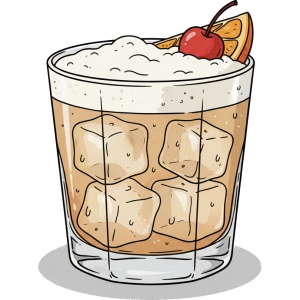
#> input picture assets/images/AmarettoSour.jpg, 300 x 300 px
$ python process_image.py assets/images out
#> lines starting #> are read from the running program, lines starting #| are printed output that depends on the picture; after the words box and inside, x2 and y2 are one past the last pixel; in counts of white or black regions, pixels touching at a corner belong together
#> in process_image, img is the input picture: shape (300, 300, 3); mean B, G, R 200.3, 212.5, 223
#| Processing image: assets/images/AmarettoSour.jpg (Original size: 300x300)
import cv2
import numpy as np
import sys
import os
import argparse
import base64
import csv

def make_white_transparent(img):
    """
    Identifies white areas in an image and replaces them with full transparency (Alpha=0).
    It returns the BGRA image and the mask used for identifying the white background.
    """

    # 1. Convert to BGRA (Blue, Green, Red, Alpha) to add the transparency channel
    img_bgra = cv2.cvtColor(img, cv2.COLOR_BGR2BGRA)

    # 2. Convert to HSV to easily target white color
    hsv = cv2.cvtColor(img, cv2.COLOR_BGR2HSV)
#> hsv: shape (300, 300, 3); mean H, S, V 14.7, 33.9, 223.1

    # Define the color range for 'white' in HSV.
    # High Value (Brightness) and low Saturation are key for white.
    # H: 0-180 (Full Range), S: 0-30 (Low Saturation), V: 200-255 (High Brightness)
    lower_white = np.array([0, 0, 200], dtype=np.uint8)
    upper_white = np.array([180, 30, 255], dtype=np.uint8)

    # 3. Create the mask: Pixels in this range are set to white (255), others to black (0)
    mask = cv2.inRange(hsv, lower_white, upper_white)
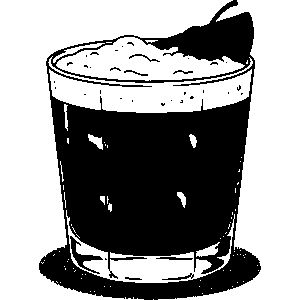
#> mask: shape (300, 300); 59.8% white; 36 black regions (28 under 20 px), largest, box (x1, y1, x2, y2) and area: (39, 0, 261, 300) 35377, (70, 236, 103, 274) 311, (156, 257, 193, 260) 76

    # --- NEW: only remove white regions that are connected to the image border ---
    # Convert mask to binary (0 or 1) for connected components
    bin_mask = (mask == 255).astype(np.uint8)

    # Label connected components in the white mask. Each connected white region gets a label > 0.
    # cv2.connectedComponents expects a single-channel 8-bit image where non-zero pixels are foreground.
    num_labels, labels = cv2.connectedComponents(bin_mask, connectivity=8)
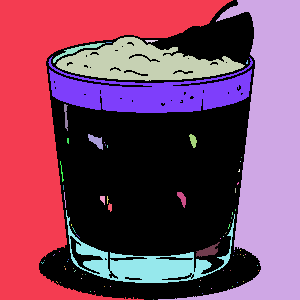
#> labels: shape (300, 300) int32; 80 distinct labels, from 0 to 79; one colour per label, 0 black
#> num_labels = 80

    # If no white regions found, return original
    if num_labels <= 1:
        return img_bgra, mask

    # Collect labels that touch the image border (these are outer/background white regions)
    H, W = labels.shape
#> H = 300; W = 300
    border_labels = np.unique(
        np.concatenate((labels[0, :], labels[H-1, :], labels[:, 0], labels[:, W-1]))
    )
#> border_labels = [0, 1, 2, 79]

    # Remove the label 0 (background of the labels image) if present
    border_labels = border_labels[border_labels != 0]
#> border_labels = [1, 2, 79]

    # Create a mask for white pixels that belong to border-connected components
    if border_labels.size == 0:
        # Nothing connected to border; don't remove internal whites
        bg_mask = np.zeros_like(mask, dtype=np.uint8)
    else:
        # Use numpy to build a boolean mask where pixels belong to any border label
        bg_mask = np.isin(labels, border_labels).astype(np.uint8) * 255
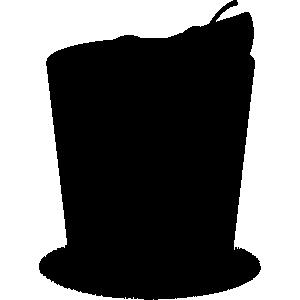
#> bg_mask: shape (300, 300); 44% white; 3 white regions (1 under 20 px), largest, box (x1, y1, x2, y2) and area: (0, 0, 233, 300) 23008, (158, 0, 300, 300) 16629

    # Set alpha to 0 for border-connected white background only
    img_bgra[bg_mask == 255] = [255, 255, 255, 0]

    # Return the BGRA image and the background mask (255 where outer white exists)
    return img_bgra, bg_mask

def crop_to_square(img_bgra, mask):
    """
    Crops the image to a square aspect ratio that tightly fits the non-transparent
    (object) content detected by the mask.
    """

    # Use the mask to find object boundaries. Inverting is crucial here
    # because the mask has white (255) for the *background* we want to ignore.
    mask_inv = cv2.bitwise_not(mask)
#> mask_inv: shape (300, 300); 56% white; 3 black regions (1 under 20 px)

    # Find contours
    # Note: The third return value is usually hierarchy, which we ignore with '_'
    contours, _ = cv2.findContours(mask_inv, cv2.RETR_EXTERNAL, cv2.CHAIN_APPROX_SIMPLE)
#> contours = 1 contour; box (x1, y1, x2, y2) and area: (39, 0, 261, 300) 49864

    if not contours:
        # If no contours are found, return the original image
        return img_bgra

    # Find the bounding box of the largest contour (assumed to be the main object)
    max_contour = max(contours, key=cv2.contourArea)
#> max_contour = contour of 419 points, box (x1, y1, x2, y2) (39, 0, 261, 300), area 49864
    x, y, w, h = cv2.boundingRect(max_contour)
#> x = 39; y = 0; w = 222; h = 300

    # 5. Determine the size for the square crop (the larger of the width or height)
    side = max(w, h)
#> side = 300

    # 6. Calculate new top-left coordinates for the square crop to center the object

    # Calculate padding needed to center the object within the square
    pad_x = (side - w) // 2
#> pad_x = 39
    pad_y = (side - h) // 2
#> pad_y = 0

    # Calculate crop coordinates based on the object's bounding box (x, y)
    # and the calculated padding (pad_x, pad_y).
    x1 = max(0, x - pad_x)
#> x1 = 0
    y1 = max(0, y - pad_y)
#> y1 = 0

    # Calculate bottom-right coordinates
    x2 = x1 + side
#> x2 = 300
    y2 = y1 + side
#> y2 = 300

    # Handle edge cases where the new square might exceed the original image bounds
    # This prevents accessing array out of bounds.
    H, W = img_bgra.shape[:2]
#> H = 300; W = 300

    # If the calculated square goes past the boundary, shift it back.
    if x2 > W:
        x1 = W - side
        x2 = W
    if y2 > H:
        y1 = H - side
        y2 = H

    # Ensure starting coordinates are not negative
    x1 = max(0, x1)
    y1 = max(0, y1)

    # 7. Crop the image using array slicing (OpenCV's standard cropping method)
    cropped_img = img_bgra[y1:y2, x1:x2]

    return cropped_img


def resize_bgra_to_square(img_bgra, size=300):
    """
    Resize a BGRA image to a square of `size x size` pixels while preserving
    aspect ratio and alpha channel. The image is scaled so the longer side matches
    `size`, then centered on a transparent square canvas of (size, size).

    Args:
        img_bgra: numpy array with shape (H, W, 4) and dtype uint8.
        size: integer target size for both width and height (default 300).

    Returns:
        A new numpy array of shape (size, size, 4) with the resized image
        placed at the center and transparent background elsewhere.
    """
#> called with size = 300
    if img_bgra is None:
        raise ValueError("img_bgra must be a valid BGRA image")

    H, W = img_bgra.shape[:2]
#> H = 300; W = 300

    # If already the target size, return a copy
    if H == size and W == size:
        return img_bgra.copy()

    # Compute scaling factor to fit the image into the square while preserving aspect
    scale = float(size) / max(H, W)

    new_w = max(1, int(round(W * scale)))
    new_h = max(1, int(round(H * scale)))

    # Choose interpolation: INTER_AREA for shrinking, INTER_LINEAR for enlarging
    interp = cv2.INTER_AREA if scale < 1.0 else cv2.INTER_LINEAR

    resized = cv2.resize(img_bgra, (new_w, new_h), interpolation=interp)

    # Create transparent square canvas
    canvas = np.zeros((size, size, 4), dtype=img_bgra.dtype)

    # Center the resized image on the canvas
    x = (size - new_w) // 2
    y = (size - new_h) // 2
    canvas[y:y+new_h, x:x+new_w] = resized

    return canvas

def image_to_base64(img, extension=".png"):
    """
    Encodes a cv2 image (numpy array) into a base64 string.

    Args:
        img: The image (as a numpy array) to encode.
        extension: The image format to use for encoding (e.g., '.png', '.jpg').
                   Defaults to '.png' to support transparency.

    Returns:
        A base64 encoded string of the image.
    """
    success, encoded_image = cv2.imencode(extension, img)
    if not success:
        raise ValueError("Could not encode image to memory.")

    return base64.b64encode(encoded_image).decode("utf-8")

def process_image(input_path,output_dir):
    # Read the image
    img = cv2.imread(input_path)

    if img is None:
        print(f"Error: Could not read image at '{input_path}'. Check if the file exists and is a valid image format.")
        sys.exit(1)

    print(f"Processing image: {input_path} (Original size: {img.shape[1]}x{img.shape[0]})")

    # 1. Remove white background and add transparency
    processed_img_bgra, alpha_mask = make_white_transparent(img)

    # 2. Crop to content with square aspect ratio
    final_square_img = crop_to_square(processed_img_bgra, alpha_mask)

    final_square_img = resize_bgra_to_square(final_square_img, size=300)

    # 3. Determine output path
    # Get just the filename from the full input path
    filename = os.path.basename(input_path)
    # Get the name without the extension
    base, ext = os.path.splitext(filename)
    # Construct the new filename and join it with the output directory path
    output_path = os.path.join(output_dir, base + ".png")

    # IMPORTANT: Must save as PNG to preserve the Alpha (transparency) channel
    cv2.imwrite(output_path, final_square_img)

    # Get the base64 string for the final image
    base64_string = image_to_base64(final_square_img)

    print(f"Successfully processed and saved to: {output_path}")
    print(f"Final size: {final_square_img.shape[1]}x{final_square_img.shape[0]}")
#| Final size: 300x300
    return output_path, base64_string

def main():
    parser = argparse.ArgumentParser(
        description="Process images in a directory to remove the white background, crop to a square, and resize."
    )
    parser.add_argument("input_dir", help="Path to the directory containing images to process.")
    parser.add_argument("output_dir", help="Path to the directory containing images that have been processed")

    args = parser.parse_args()

    input_dir = args.input_dir
    output_dir = args.output_dir

    if not os.path.isdir(input_dir):
        print(f"Error: Provided path '{input_dir}' is not a valid directory.", file=sys.stderr)
        sys.exit(1)

    # Create the output directory if it doesn't exist
    if not os.path.isdir(output_dir):
        print(f"Output directory '{output_dir}' does not exist. Creating it.")
        os.makedirs(output_dir, exist_ok=True)

    # Define the path for the output CSV file
    csv_path = os.path.join(output_dir, "image_data.csv")

    # Write the header to the CSV file if it doesn't exist
    if not os.path.exists(csv_path):
        with open(csv_path, 'w', newline='', encoding='utf-8') as csvfile:
            writer = csv.writer(csvfile)
            writer.writerow(['image_name', 'base64_string'])

    print(f"--- Starting image processing in directory: {input_dir} ---")
    supported_extensions = ('.png', '.jpg', '.jpeg')
    processed_count = 0

    for filename in sorted(os.listdir(input_dir)):
        if filename.lower().endswith(supported_extensions):
            try:
                image_path = os.path.join(input_dir, filename)
                _, base64_data = process_image(image_path, output_dir)
                processed_count += 1

                with open(csv_path, 'a', newline='', encoding='utf-8') as csvfile:
                    writer = csv.writer(csvfile)
                    writer.writerow([filename, base64_data])
            except Exception as e:
                print(f"Error processing {image_path}: {e}", file=sys.stderr)
#> pass 2 of the loop in main, `for filename in sorted(os.listdir(input_dir)):`:
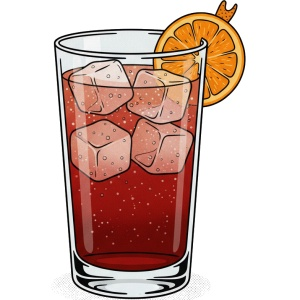
#> input picture assets/images/AmericanoCocktail.jpg, 300 x 300 px
#> in process_image, img is the input picture: shape (300, 300, 3); mean B, G, R 182.1, 190.4, 216.1
#| Processing image: assets/images/AmericanoCocktail.jpg (Original size: 300x300)
#> hsv: shape (300, 300, 3); mean H, S, V 12.8, 58.1, 216.5
#> mask: shape (300, 300); 62.6% white; 9 black regions (7 under 20 px), largest, box (x1, y1, x2, y2) and area: (54, 0, 246, 299) 33293, (145, 275, 186, 294) 326
#> in make_white_transparent (call 2), `num_labels, labels = cv2.connectedComponents(bin_mask, connectivity=8)`:
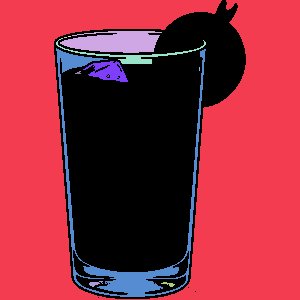
#> labels: shape (300, 300) int32; 12 distinct labels, from 0 to 11; one colour per label, 0 black
#> num_labels = 12
#> in make_white_transparent (call 2), `border_labels = np.unique( np.concatenate((labels[0, :], labels[H-1, :..`: border_labels = [0, 1]
#> in make_white_transparent (call 2), `border_labels = border_labels[border_labels != 0]`: border_labels = [1]
#> bg_mask: shape (300, 300); 55.8% white; 4 black regions (3 under 20 px), largest, box (x1, y1, x2, y2) and area: (54, 0, 246, 299) 39766
#> mask_inv: shape (300, 300); 44.2% white; 4 white regions (3 under 20 px)
#> contours = 4 contours, 3 with area under 20; largest, box (x1, y1, x2, y2) and area: (54, 0, 246, 299) 39341
#> in resize_bgra_to_square (call 2), `resized = cv2.resize(img_bgra, (new_w, new_h), interpolation=interp)`:
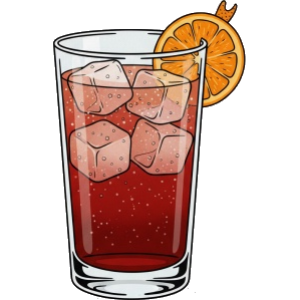
#> resized: shape (300, 300, 4); mean B, G, R, A 181.9, 190.2, 216.1, 113.4
#| Final size: 300x300

    print(f"--- Finished. Processed {processed_count} image(s). ---")

if __name__ == "__main__":
    main()
